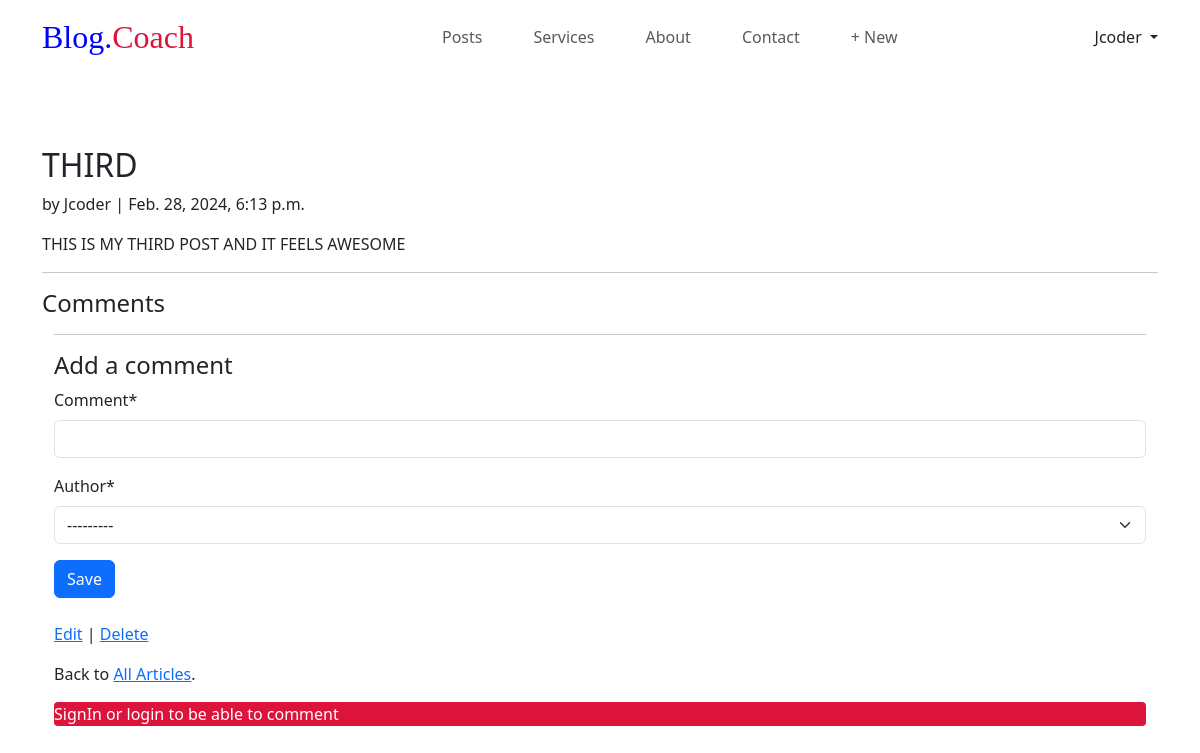
Screenshot of /articles/3/ (signed in) with the database file from the repository.
### accounts/models.py (models this page shows)
class CustomUser(AbstractUser):
    age = models.PositiveIntegerField(null=True, blank=True)

### Articles/models.py (models this page shows, shortened)
class Article(models.Model):
    title = models.CharField(max_length=255)
    body = models.TextField()
    date = models.DateTimeField(auto_now_add=True)
    author = models.ForeignKey(
        settings.AUTH_USER_MODEL,
        on_delete=models.CASCADE,
    )

### Articles/views.py (the view, shortened to what this page needs)
# urls.py: path("<int:pk>/", ArticleDetailView.as_view(), name="article_detail"),  # new
class ArticleDetailView( View):
    def get(self, request, *args, **kwargs):
        view = CommentGet.as_view()
        return view(request, *args, **kwargs)

### Articles/forms.py
class CommentForm(forms.ModelForm):
    class Meta:
        model = Comment
        fields = ("comment","author")

### Articles/views.py (called while the page is built)
    def get_context_data(self, **kwargs):
        context = super().get_context_data(**kwargs)
        context["form"] = CommentForm()
        return context

### templates/article_detail.html (shortened to what this page needs)
{% extends "base.html" %}
{% load crispy_forms_tags %}
{% block content %}
<div class="container">
    <div class="article-entry">
        <h2>{{ object.title }}</h2>
        <p>by {{ object.author }} | {{ object.date }}</p>
        <p>{{ object.body }}</p>
    </div>
    <hr>
        <h4>Comments</h4>
<div class="container"  >
    <hr>
{%if user.is_authenticated%}
    <h4>Add a comment</h4>
    <form action="" method="post" class="mb-4">{% csrf_token %}
        {{ form|crispy }}
        <button class="btn btn-primary ml-2 "type="submit">Save</button>
    </form>
{%endif%}
    <p><a href="{% url 'article_edit' article.pk %}">Edit</a> |
    <a href="{% url 'article_delete' article.pk %}">Delete</a></p>
    <p>Back to <a href="{% url 'article_list' %}">All Articles</a>.</p>
  <marquee behavior="smooth" direction="left" style="background-color: crimson; color:white; border-radius:4px;">SignIn or login to be able to comment</marquee>
</div>
{% endblock content %}

### templates/base.html (shortened to what this page needs)
{% load static %}
<!DOCTYPE html>
<html lang="en">
<head>
    <link rel="stylesheet" href="{%static './node_modules/bootstrap/dist/css/bootstrap.min.css'%}">
    <link rel="stylesheet" href="{% static 'styles.css'%}">
</head>
<body>
    <header>
        <nav class="navbar navbar-expand-lg ">
            <div class="container">
                <a class="navbar-brand" href="#">Blog.<span>Coach</span> </a>
                <div class="collapse navbar-collapse" id="navbarSupportedContent">
                    <ul class="navbar-nav m-auto mb-2 mb-lg-0">
                        <li class="nav-item">
                            <a class="nav-link " href="{%url 'article_list' %}">Posts</a>
                        </li>
                        <li class="nav-item">
                            <a class="nav-link" href="#">Services</a>
                        </li>
                        <li class="nav-item ">
                            <a class="nav-link " href="#"> About </a>
                        </li>
                        <li class="nav-item">
                            <a class="nav-link " href="#">Contact</a>
                        </li>
                    {% if user.is_authenticated%}
                        <li class ="nav-item">
                            <a href="{% url 'article_new' %}" class="nav-link "> &plus; New</a>
                        </li>
                    </ul>
                        <div class="dropdown ">
                            <a href="#" class="d-block link-dark text-decoration-none dropdown-toggle" id="dropdownUser1" data-bs-toggle="dropdown" aria-expanded="false">
                            {{ user.username }}
                            </a>
                        </div>
                    {% else %}
                        <form class="d-flex ">
                            <button class="btn0 "> <a class="text-decoration-none text-light"href="{% url 'signup' %}">SignUp </a></button>
                            <button class="btn1 mx-2"> <a class="text-decoration-none text-light" href="{% url 'login' %}">Log In</a></button>
                        </form>
                    {% endif %}
                </div>
            </div>
        </nav>
    </header>
    <main>
        {% block content%}
        {%endblock content%}
    </main>
</body>
</html>

### static/styles.css (style rules this page uses)
* { padding: 0; margin: 0; box-sizing: border-box; }
.navbar-brand { font-family: 'Dancing Script', cursive; font-size: 2rem; color: blue; }
.navbar-brand span { color: crimson; }
.nav-item { color: gray !important; font-weight: 500; padding-left: 35px; }
main { margin-top: 6%; }

### rows the page displays
CustomUser: username "Jcoder"
Article: title "THIRD", author "Jcoder", date "Feb. 28, 2024, 6:13 p.m.", body "THIS IS MY THIRD POST AND IT FEELS AWESOME"
